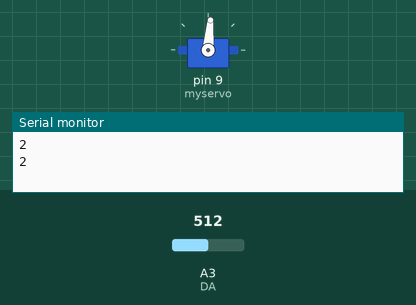
A sketch run on a simulated Arduino Uno, built with avr-gcc and run on an emulated ATmega328P. Shown: servo, the last lines printed to the serial monitor. Inputs (shaded band) come from the test bench; at power-on: A3 (DA) = 512.

Above: at 2.0 s.
2.1 s: A3 (DA) set to 120
At 3.6 s:
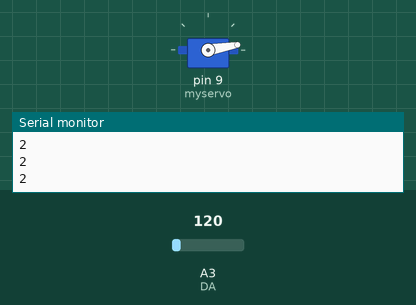
4.3 s: A3 (DA) set to 103
At 5.2 s:
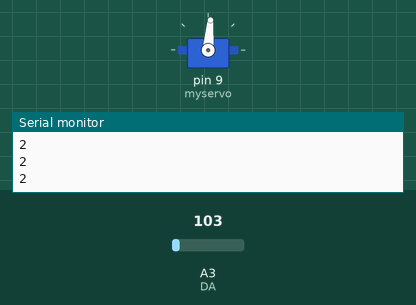
Timing chart, 0 to 7.3 s (numbered marks = the images above; inputs shaded):
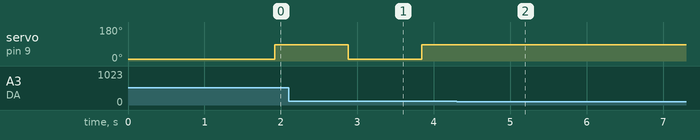

Measured:
- the behaviour switches between 109 and 108 on A3 (DA) (found by bisection; images 1 and 2)
- after the input at 4.3 s, servo on pin 9 (myservo): stops changing and stays 85°

The sketch:

Clap_Clap_2.ino
```cpp
#include <Servo.h>

Servo myservo;  // create servo object to control a servo

int DO = 2; //Pin for Digital Output - DO
int DA = A3; // Pin for Analog Output - AO
int threshold = 108; //Set minimum threshold for LED lit
int sensorvalue = 0;
boolean light = true;
int clap = 0;
int count = 0;
int x;
unsigned long starttime;
unsigned long endtime;


void setup()
{
  Serial.begin(9600);
  myservo.attach(9);
  myservo.write (10);
  delay (800);
}

void loop() {

  count = checkclap();
  Serial.println(count);

     if (count == 2)
      { if (light == true)
          lightoff();
        else
          {lighton(); }
      }
}


int checkclap()
{
  clap= 0;
 delay(40);
  do{
      sensorvalue = analogRead(DA);
      }while(sensorvalue < threshold);
       clap = 1;
       delay(100);

    starttime = millis();
    endtime = starttime;
  while ((millis()- starttime) <=500) // do this loop for up to 1000mS
  {
      sensorvalue = analogRead(DA);
      if (sensorvalue > threshold)
          {starttime = 0; clap = 2;}
  }

  if(clap !=2)
   {return clap;}
   delay(20);
  return clap;
}

void lighton()
{
  myservo.write (85);
  delay (800);
  light = true;
}

void lightoff()
{
  myservo.write (10);
  delay (800);
  light = false;
}
```
